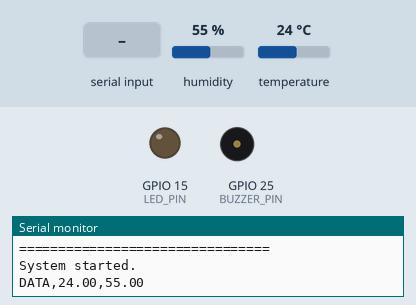
Bench run of a sketch on a simulated ESP32. On the bench: output pins drawn as LEDs (lit = HIGH), buzzer (waves = sounding, pin HIGH), the last lines printed to the serial monitor. Inputs (shaded band) come from the test bench; at power-on: humidity 55 %, temperature 24 °C.

Above: at 2.2 s.
2.3 s: "ALERT\n" received over Serial
At 3.9 s:
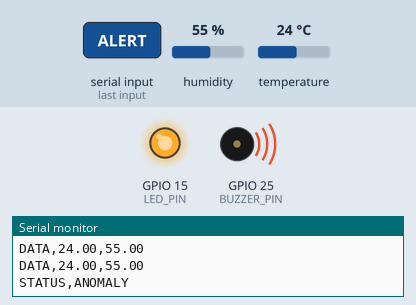
5.0 s: "NORMAL\n" received over Serial
At 5.6 s:
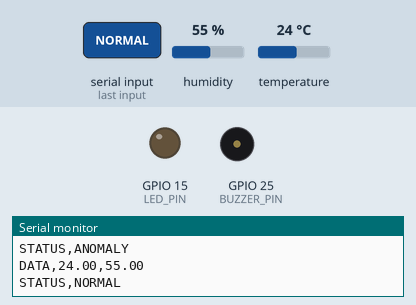
Timing chart, 0 to 8.0 s (numbered marks = the images above; inputs shaded):
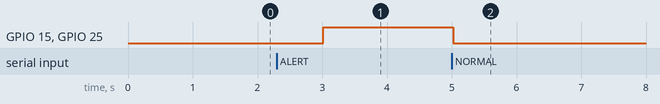

Measured:
- after the input at 2.3 s, GPIO 15 (LED_PIN), GPIO 25 (BUZZER_PIN): LOW → HIGH after 0.72 s
- after the input at 5.0 s, GPIO 15 (LED_PIN), GPIO 25 (BUZZER_PIN): HIGH → LOW at once

The sketch:

sketch.ino
```cpp
#include <DHT.h>

// Pin Definitions
#define DHT_PIN 4
#define DHT_TYPE DHT22

#define LED_PIN 15
#define BUZZER_PIN 25

// DHT Sensor
DHT dht(DHT_PIN, DHT_TYPE);

// Setup
void setup() {
  Serial.begin(115200);

  pinMode(LED_PIN, OUTPUT);
  pinMode(BUZZER_PIN, OUTPUT);

  // Initially alert devices OFF
  digitalWrite(LED_PIN, LOW);
  digitalWrite(BUZZER_PIN, LOW);

  dht.begin();

  delay(1000);

  Serial.println("================================");
  Serial.println("DAY 02 - SMART HEAT ALERT");
  Serial.println("ESP32 + DHT22");
  Serial.println("================================");
  Serial.println("System started.");
}

// Main Loop
void loop() {

  // 1. Read temperature and humidity
  float humidity = dht.readHumidity();
  float temperature = dht.readTemperature();

  // 2. Check sensor reading
  if (isnan(humidity) || isnan(temperature)) {
    Serial.println("ERROR,DHT22_READ_FAILED");

    delay(2000);
    return;
  }

  // 3. Send data to Python
  Serial.print("DATA,");
  Serial.print(temperature, 2);
  Serial.print(",");
  Serial.println(humidity, 2);

  // Example:
  // DATA,26.50,54.20

  // 4. Check commands from Python
  if (Serial.available() > 0) {

    String command = Serial.readStringUntil('\n');

    command.trim();

    if (command == "ALERT") {

      digitalWrite(LED_PIN, HIGH);
      digitalWrite(BUZZER_PIN, HIGH);

      Serial.println("STATUS,ANOMALY");

    }

    else if (command == "NORMAL") {

      digitalWrite(LED_PIN, LOW);
      digitalWrite(BUZZER_PIN, LOW);

      Serial.println("STATUS,NORMAL");
    }

    else if (command == "OFF") {

      digitalWrite(LED_PIN, LOW);
      digitalWrite(BUZZER_PIN, LOW);

      Serial.println("STATUS,OFF");
    }
  }

  // Wait before next reading
  delay(2000);
}
```
